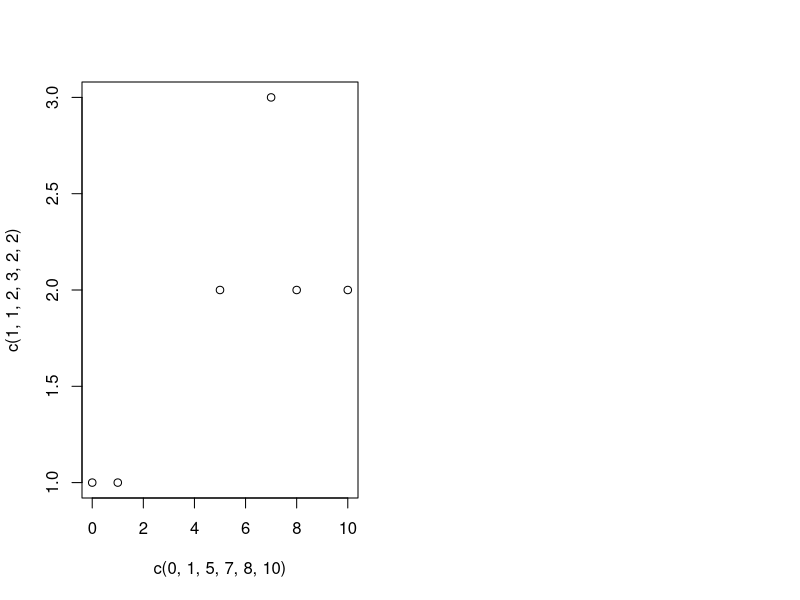

The R script that drew this image: (Note: this script raises an error after producing the figure.)
## ---- chunk 1
knitr::opts_chunk$set(echo = TRUE)
## ---- chunk 2
x <- c(1, 5, 7, 8)
y <- c(1, 2, 3, 2)
## ---- chunk 3
#' Title
#'
#' @param x vector of points
#' @param y vector of points
#' @param nCol the number of columns (out length of the vector) remember that 0 is a column
#'
#' @return
#' @export
#'
#' @examples
envelopegapfiller <- function(x, y, nCol = NULL) {
  if (x[1] != 0) { # ensure that we are at the correct starting height
    x <- c(0,x) # creates first point 
    y <- c(y[1],y) # matches height of user selected first point
  }
  diffx <- diff(x)
  diffy <- diff(y)
  slopes <- diffy / diffx # slope of the y = mx+b line between each points

  xNumFills <- diff(x) - 1 # how many places we have to fill
  
  # Extending the points to make continuous ------------------------------------
  newX <- vector()
  newY <- vector()
  for (i in 1:(length(x) - 1)) {
    if (xNumFills[i] != 0) {
      newX <- append(newX, x[i])
      newY <- append(newY, y[i])
      newX <- append(newX, rep(NA, times = xNumFills[i]))
      newY <- append(newY, rep(NA, times = xNumFills[i]))
      }
    else {
      newX <- append(newX, x[i])
      newY <- append(newY, y[i])
    }
    
  }
  newX <- append(newX, x[length(x)])
  newY <- append(newY, y[length(x)])
  
  #adding the numbers in the correct place for the X values --------------------
  for (i in 1:length(newX)) {
    if (is.na(newX[i])) {
      newX[i] = newX[i - 1] + 1
    }
  }
  
  #Matching the length of the nCol specified -----------------------------------
  
  if (!is.null(nCol)) {
    if (newX[length(newX)] > nCol) {
      outX <- newX[1:nCol] # just removes any data outside of the end length
      outY <- newY[1:nCol]
    }
    else {
      xAdditions <- seq(from = (newX[length(newX)] + 1), to = nCol)
      outX <- c(newX, xAdditions)
      outY <- c(newY, rep(NA, length = length(xAdditions)))
    }
  }
  else{
    outX <- newX
    outY <- newY
  }
  
  # Start of adding the heights from the slope ---------------------------------
  k <- 0
  indicator = FALSE
  for (i in 1:(length(outY) - sum(xNumFills))) {
    
    if (i == length(xNumFills)) {
      k <- k + 1
      print(c("endWithFilling", slopes[length(xNumFills)]))
      print(outY[k])
      intersept <- outY[k] - (outX[k]*slopes[length(xNumFills)])
      print(intersept)
      next
    }
    else if (i > length(xNumFills)) {
      k <- k + 1
      if (!indicator) {
        outY[k] <- outX[k] * slopes[length(xNumFills)] + intersept
        indicator <- TRUE
      }else{
        
        print(c("testEnd", slopes[length(xNumFills)]))
        print(outY[k])
        outY[k] <- outY[k - 1]#outX[k] * slopes[length(xNumFills)] + intersept
        print(intersept)
      }
    }
    else if (xNumFills[i] == 0) {
      k <- k + 1
      print(c("noneElseIf", slopes[i]))
      #print(c("none", slopes[i]))
       print(outY[k])
       intersept <- outY[k] - (outX[k] * slopes[i])
       print(intersept)
      next
    }
    else{
      for (j in 1:(xNumFills[i] + 1 )) {
         k <- k + 1
        if (j == 1) {
          print(c("noneForFilling", slopes[i])) 
           print(outY[k])
           intersept <- outY[k] - (outX[k] * slopes[i])
           print(intersept)
        }
        else {
        print(paste0("test", slopes[i],j - 1))
           print(outY[k])
           outY[k] <- outX[k]*slopes[i] + intersept
           print(intersept)
        }
      }
      # j <- 1
      #   if (xNumFills[i] == 0) {
      #     next
      #     j <- j + 1
      #   }
    }
  }
  
  
  

  }
## ---- chunk 4
par(mfrow = c(1,2))
plot(x = c(0,1,5,7,8,10), y = c(1,1,2,3,2,2))
plot(outX, outY)
